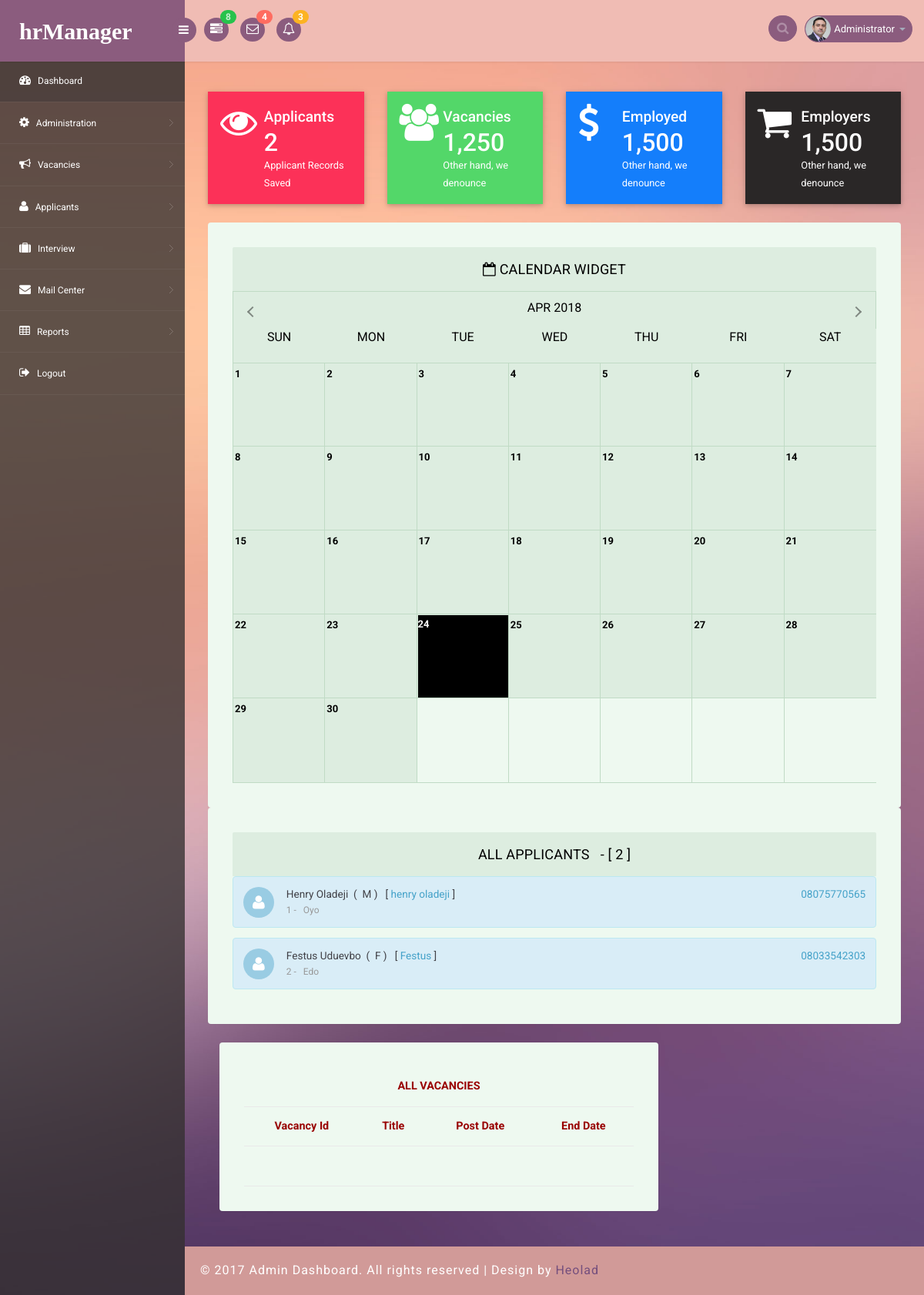
Screenshot of /dashboard/board.php (signed in) with the database file from the repository.
### tables this page shows
CREATE TABLE `applicant_info` (
  `id` int(11) NOT NULL,
  `applicantid` int(250) NOT NULL,
  `userlevel` varchar(200) NOT NULL,
  `username` varchar(50) DEFAULT NULL,
  `email` varchar(191) DEFAULT NULL,
  `fullname` varchar(250) DEFAULT NULL,
  `gender` varchar(10) DEFAULT NULL,
  `dob` text,
  `password` varchar(250) DEFAULT NULL,
  `address` text,
  `state` varchar(20) DEFAULT NULL,
  `country` varchar(300) DEFAULT NULL,
  `status` varchar(30) DEFAULT NULL,
  `telephone` text,
  `registrationdate` date DEFAULT NULL
);

### dashboard/inc/total.inc.php (called while the page is built)
<?php include_once("../inc/header.inc.php");
include_once ("../inc/connect.inc.php");
$sql = "SELECT * FROM applicant_info";
$rs = mysqli_query($DB_con, $sql);
 $result = mysqli_num_rows($rs);
 ?>

### dashboard/board.php (the view, shortened to what this page needs)
<?php include ("inc/header.inc.php"); ?>
<?php include ("inc/total.inc.php"); ?>
<?php
mysqli_select_db($DB_con,"hrdb");
$query_count_applicants = "SELECT COUNT(*) FROM applicant_info WHERE applicantid != ''";
$count_applicants = mysqli_query($DB_con, $query_count_applicants) or die(mysqli_error());
$row_count_applicants = mysqli_fetch_assoc($count_applicants);
$all_Applicants = $row_count_applicants['COUNT(*)'];
mysqli_select_db($DB_con,"hrdb");
mysqli_select_db($DB_con,"hrdb");
$query_all_applicants = "SELECT * FROM applicant_info ORDER BY registrationdate DESC";
$all_applicants = mysqli_query($DB_con, $query_all_applicants)  or die(mysqli_error());
$row_all_applicants = mysqli_fetch_assoc($all_applicants);
?>
<header class="header fixed-top clearfix">
<div class="brand">
      <a href="#" class="logo" style="font-size:30px; font-family:Georgia, 'Times New Roman', Times, serif; text-transform:none; font-weight:bold;">
        hrManager
    </a>
        <div class="sidebar-toggle-box">
        <div class="fa fa-bars"></div>
    </div>
</div>
<div class="nav notify-row" id="top_menu">
    <ul class="nav top-menu">
        <li class="dropdown">
            <a data-toggle="dropdown" class="dropdown-toggle" href="#">
                <i class="fa fa-tasks"></i>
                <span class="badge bg-success">8</span>
            </a>
        </li>
        <li id="header_inbox_bar" class="dropdown">
            <a data-toggle="dropdown" class="dropdown-toggle" href="#">
                <i class="fa fa-envelope-o"></i>
                <span class="badge bg-important">4</span>
            </a>
        </li>
        <li id="header_notification_bar" class="dropdown">
            <a data-toggle="dropdown" class="dropdown-toggle" href="#">
                <i class="fa fa-bell-o"></i>
                <span class="badge bg-warning">3</span>
            </a>
        </li>
    </ul>
</div>
<div class="top-nav clearfix">
    <ul class="nav pull-right top-menu">
        <li>
            <input type="text" class="form-control search" placeholder=" Search">
        </li>
        <li class="dropdown">
            <a data-toggle="dropdown" class="dropdown-toggle" href="#">
                <img alt="" src="images/2.png">
                <span class="username"><?php echo $_SESSION["fullname"]; ?></span>
                <b class="caret"></b>
            </a>
        </li>
    </ul>
</div>
</header>
<aside>
    <div id="sidebar" class="nav-collapse">
        <div class="leftside-navigation">
            <ul class="sidebar-menu" id="nav-accordion">
                <li>
                    <a class="active" href="index.php">
                        <i class="fa fa-dashboard"></i>
                        <span>Dashboard</span>
                    </a>
                </li>
                <li class="sub-menu">
                    <a href="javascript:;">
                        <i class="fa fa-cog"></i>
                        <span>Administration</span>
                    </a>
                </li>
                <li>
                    <a href="#">
                        <i class="fa fa-bullhorn"></i>
                        <span>Vacancies </span>
                    </a>
                </li>
                <li class="sub-menu">
                    <a href="javascript:;">
                        <i class="fa fa-user"></i>
                        <span>Applicants</span>
                    </a>
                </li>
                <li class="sub-menu">
                    <a href="javascript:;">
                        <i class="fa fa-suitcase"></i>
                        <span>Interview</span>
                    </a>
                </li>
                <li class="sub-menu">
                    <a href="javascript:;">
                        <i class="fa fa-envelope"></i>
                        <span>Mail Center</span>
                    </a>
                </li>
                <li class="sub-menu">
                    <a href="javascript:;">
                        <i class=" fa fa-table"></i>
                        <span>Reports</span>
                    </a>
                </li>
                <li>
                    <a href="logout_app.php">
                        <i class="fa fa-sign-out"></i>
                        <span>Logout</span>
                    </a>
                </li>
            </ul>            </div>
    </div>
</aside>
<section id="main-content">
	<section class="wrapper">
		<div class="market-updates">
			<div class="col-md-3 market-update-gd">
				<div class="market-update-block clr-block-2">
					<div class="col-md-4 market-update-right">
						<i class="fa fa-eye"> </i>
					</div>
					 <div class="col-md-8 market-update-left">
					 <h4>Applicants</h4>
					<h3><?php echo $result; ?></h3>
					<p>Applicant Records Saved</p>
				  </div>
				  <div class="clearfix"> </div>
				</div>
			</div>
			<div class="col-md-3 market-update-gd">
				<div class="market-update-block clr-block-1">
					<div class="col-md-4 market-update-right">
						<i class="fa fa-users" ></i>
					</div>
					<div class="col-md-8 market-update-left">
					<h4>Vacancies</h4>
						<h3>1,250</h3>
						<p>Other hand, we denounce</p>
					</div>
				  <div class="clearfix"> </div>
				</div>
			</div>
			<div class="col-md-3 market-update-gd">
				<div class="market-update-block clr-block-3">
					<div class="col-md-4 market-update-right">
						<i class="fa fa-usd"></i>
					</div>
					<div class="col-md-8 market-update-left">
						<h4>Employed</h4>
						<h3>1,500</h3>
						<p>Other hand, we denounce</p>
					</div>
				  <div class="clearfix"> </div>
				</div>
			</div>
			<div class="col-md-3 market-update-gd">
				<div class="market-update-block clr-block-4">
					<div class="col-md-4 market-update-right">
						<i class="fa fa-shopping-cart" aria-hidden="true"></i>
					</div>
					<div class="col-md-8 market-update-left">
						<h4>Employers</h4>
						<h3>1,500</h3>
						<p>Other hand, we denounce</p>
					</div>
				  <div class="clearfix"> </div>
				</div>
			</div>
		   <div class="clearfix"> </div>
		</div>
		<div class="col-md-12 agile-calendar">
            <div class="calendar-widget">
                <div class="panel-heading ui-sortable-handle">
                    <span class="panel-icon">
                      <i class="fa fa-calendar-o"></i>
                    </span>
                    <span class="panel-title"> Calendar Widget</span>
                </div>
                    <div class="agile-calendar-grid">
                        <div class="page">
                            <div class="w3l-calendar-left">
                                <div class="monthly" id="mycalendar"></div>
                            </div>
                        </div>
                    </div>
            </div>
        </div>
		<div class="col-md-12 w3agile-notifications">
			<div class="notifications">
					<header class="panel-heading">
				<?php if($all_Applicants > 1) {echo 'All Applicants';} else {echo 'Applicant';} ?> &nbsp; -  [&nbsp;<?php echo $all_Applicants; ?>&nbsp;]
					</header>
					   <div class="notify-w3ls">
                        <?php do { ?>
                        <div class="alert alert-info clearfix">
                            <span class="alert-icon"><i class="fa fa-user"></i></span>
                            <div class="notification-info">
                              <ul class="clearfix notification-meta">
                                <li class="pull-left notification-sender"><span> <?php echo $row_all_applicants['fullname']; ?></span> &nbsp;(&nbsp; <?php echo $row_all_applicants['gender']; ?>&nbsp;) &nbsp;&nbsp;[&nbsp;<a href="mailto:<?php echo $row_all_applicants['username']; ?>"><?php echo $row_all_applicants['username']; ?></a>&nbsp;]</li>
                                <li class="pull-right notification-time"> <a href="call:<?php echo $row_all_applicants['telephone']; ?>"><?php echo $row_all_applicants['telephone']; ?></a></li>
                                </ul>
                              <p>
                                 <?php echo $row_all_applicants['applicantid']; ?> -&nbsp;&nbsp; <?php echo $row_all_applicants['state']; ?>
                                </p>
                              </div>
                          </div>
<?php } while ($row_all_applicants = mysqli_fetch_assoc($all_applicants)); ?>
                    </div>
			</div>
		</div>
		<div class="col-md-12 agileits-w3layouts-stats">
          <div class="col-md-8 stats-info stats-last widget-shadow">
              <div class="stats-last-agile">
                            <table class="table stats-table ">
                                <thead>
                                    <tr>
                                      <th colspan="4" style="text-align: center; color: #900;">ALL VACANCIES</th>
                                  </tr>
                                    <tr>
                                        <th  style="text-align: center; color: #900;" >Vacancy Id</th>
                                        <th  style="text-align: center; color: #900;">Title</th>
                                        <th  style="text-align: center; color: #900;">Post Date</th>
                                        <th  style="text-align: center; color: #900;">End Date</th>
                                    </tr>
                                    <tr>
                                      <th>&nbsp;</th>
                                      <th>&nbsp;</th>
                                      <th>&nbsp;</th>
                                      <th>&nbsp;</th>
                                  </tr>
                                </thead>
                            </table>
                        </div>
                    </div>
                </div>
</section>
		  <div class="footer">
			<div class="wthree-copyright">
			  <p>© 2017 Admin Dashboard. All rights reserved | Design by <a href="http://heolad.com">Heolad</a></p>
			</div>
		  </div>
</section>
</body>
</html>

### dashboard/css/monthly.css (style rules this page uses)
.monthly { background: #F3F3F5; color:#545454; -webkit-user-select: none; -moz-user-select: none; -ms-user-select: none; user-select: none; position: relative; }

### rows the page displays
applicant_info: fullname "Henry Oladeji", gender "M", username "henry oladeji", telephone "08075770565", applicantid "1", state "Oyo"
applicant_info: fullname "Festus Uduevbo", gender "F", username "Festus", telephone "08033542303", applicantid "2", state "Edo"

### other values shown
$_SESSION["fullname"] "Administrator"
$result "2"
$all_Applicants "2"
